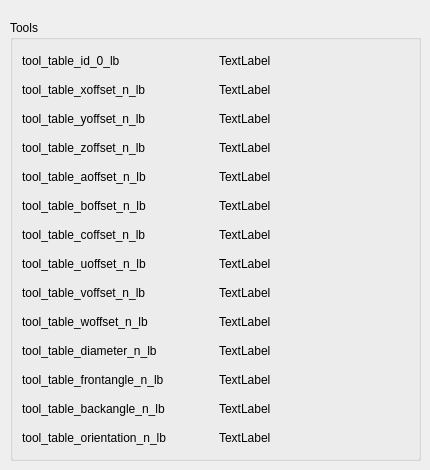
      <widget class="QWidget" name="tab_15">
       <attribute name="title">
        <string>Tools</string>
       </attribute>
       <widget class="QGroupBox" name="groupBox_10">
        <property name="geometry">
         <rect>
          <x>10</x>
          <y>20</y>
          <width>411</width>
          <height>441</height>
         </rect>
        </property>
        <property name="title">
         <string>Tools</string>
        </property>
        <layout class="QGridLayout" name="gridLayout_13">
         <item row="2" column="0">
          <widget class="QLabel" name="label_204">
           <property name="text">
            <string>tool_table_yoffset_n_lb</string>
           </property>
          </widget>
         </item>
         <item row="6" column="0">
          <widget class="QLabel" name="label_206">
           <property name="text">
            <string>tool_table_coffset_n_lb</string>
           </property>
          </widget>
         </item>
         <item row="10" column="0">
          <widget class="QLabel" name="label_208">
           <property name="text">
            <string>tool_table_diameter_n_lb</string>
           </property>
          </widget>
         </item>
         <item row="0" column="1">
          <widget class="QLabel" name="tool_table_id_0_lb">
           <property name="text">
            <string>TextLabel</string>
           </property>
          </widget>
         </item>
         <item row="9" column="0">
          <widget class="QLabel" name="label_209">
           <property name="text">
            <string>tool_table_woffset_n_lb</string>
           </property>
          </widget>
         </item>
         <item row="11" column="0">
          <widget class="QLabel" name="label_210">
           <property name="text">
            <string>tool_table_frontangle_n_lb</string>
           </property>
          </widget>
         </item>
         <item row="0" column="0">
          <widget class="QLabel" name="label_199">
           <property name="text">
            <string>tool_table_id_0_lb</string>
           </property>
          </widget>
         </item>
         <item row="3" column="0">
          <widget class="QLabel" name="label_203">
           <property name="text">
            <string>tool_table_zoffset_n_lb</string>
           </property>
          </widget>
         </item>
         <item row="5" column="0">
          <widget class="QLabel" name="label_201">
           <property name="text">
            <string>tool_table_boffset_n_lb</string>
           </property>
          </widget>
         </item>
         <item row="1" column="0">
          <widget class="QLabel" name="label_200">
           <property name="text">
            <string>tool_table_xoffset_n_lb</string>
           </property>
          </widget>
         </item>
         <item row="7" column="0">
          <widget class="QLabel" name="label_202">
           <property name="text">
            <string>tool_table_uoffset_n_lb</string>
           </property>
          </widget>
         </item>
         <item row="8" column="0">
          <widget class="QLabel" name="label_207">
           <property name="text">
            <string>tool_table_voffset_n_lb</string>
           </property>
          </widget>
         </item>
         <item row="12" column="0">
          <widget class="QLabel" name="label_211">
           <property name="text">
            <string>tool_table_backangle_n_lb</string>
           </property>
          </widget>
         </item>
         <item row="4" column="0">
          <widget class="QLabel" name="label_205">
           <property name="text">
            <string>tool_table_aoffset_n_lb</string>
           </property>
          </widget>
         </item>
         <item row="13" column="0">
          <widget class="QLabel" name="label_212">
           <property name="text">
            <string>tool_table_orientation_n_lb</string>
           </property>
          </widget>
         </item>
         <item row="1" column="1">
          <widget class="QLabel" name="tool_table_xoffset_0_lb">
           <property name="text">
            <string>TextLabel</string>
           </property>
          </widget>
         </item>
         <item row="2" column="1">
          <widget class="QLabel" name="tool_table_yoffset_0_lb">
           <property name="text">
            <string>TextLabel</string>
           </property>
          </widget>
         </item>
         <item row="3" column="1">
          <widget class="QLabel" name="tool_table_zoffset_0_lb">
           <property name="text">
            <string>TextLabel</string>
           </property>
          </widget>
         </item>
         <item row="4" column="1">
          <widget class="QLabel" name="tool_table_aoffset_0_lb">
           <property name="text">
            <string>TextLabel</string>
           </property>
          </widget>
         </item>
         <item row="5" column="1">
          <widget class="QLabel" name="tool_table_boffset_0_lb">
           <property name="text">
            <string>TextLabel</string>
           </property>
          </widget>
         </item>
         <item row="6" column="1">
          <widget class="QLabel" name="tool_table_coffset_0_lb">
           <property name="text">
            <string>TextLabel</string>
           </property>
          </widget>
         </item>
         <item row="7" column="1">
          <widget class="QLabel" name="tool_table_uoffset_0_lb">
           <property name="text">
            <string>TextLabel</string>
           </property>
          </widget>
         </item>
         <item row="8" column="1">
          <widget class="QLabel" name="tool_table_voffset_0_lb">
           <property name="text">
            <string>TextLabel</string>
           </property>
          </widget>
         </item>
         <item row="9" column="1">
          <widget class="QLabel" name="tool_table_woffset_0_lb">
           <property name="text">
            <string>TextLabel</string>
           </property>
          </widget>
         </item>
         <item row="10" column="1">
          <widget class="QLabel" name="tool_table_diameter_0_lb">
           <property name="text">
            <string>TextLabel</string>
           </property>
          </widget>
         </item>
         <item row="11" column="1">
          <widget class="QLabel" name="tool_table_frontangle_0_lb">
           <property name="text">
            <string>TextLabel</string>
           </property>
          </widget>
         </item>
         <item row="12" column="1">
          <widget class="QLabel" name="tool_table_backangle_0_lb">
           <property name="text">
            <string>TextLabel</string>
           </property>
          </widget>
         </item>
         <item row="13" column="1">
          <widget class="QLabel" name="tool_table_orientation_0_lb">
           <property name="text">
            <string>TextLabel</string>
           </property>
          </widget>
         </item>
        </layout>
       </widget>
      </widget>
